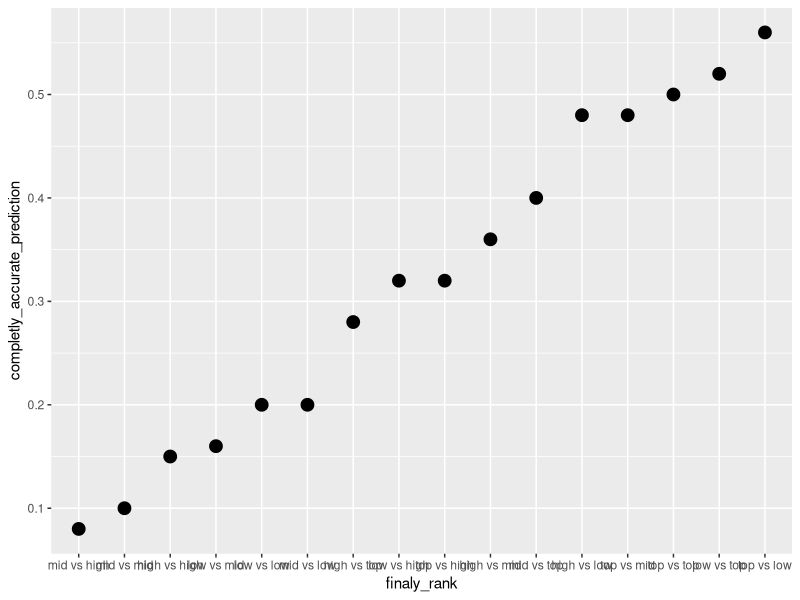

Here is the R script that generated this plot:
df <- read.csv("data/prediction_result.csv")

summary(df$HomeTeam)


df$home_predicted_rating <- as.factor(ifelse(df$HomeTeam=='Man City' | df$HomeTeam=='Liverpool' |
                                     df$HomeTeam=='Chelsea' | df$HomeTeam=='Tottenham' | 
                                     df$HomeTeam=='Arsenal','top',
                                     ifelse(df$HomeTeam=='Man United' | df$HomeTeam=='Everton' |
                                              df$HomeTeam=='Leicester' | df$HomeTeam=='Wolves' | 
                                              df$HomeTeam=='Crystal Palace','high',
                                            ifelse(df$HomeTeam=='Bournemouth' | df$HomeTeam=='West Ham' |
                                                     df$HomeTeam=='Watford' | df$HomeTeam=='Newcastle' | 
                                                     df$HomeTeam=='Southampton','mid','low'
                                            )
                                     )))

df$away_predicted_rating <- as.factor(ifelse(df$AwayTeam=='Man City' | df$AwayTeam=='Liverpool' |
                                               df$AwayTeam=='Chelsea' | df$AwayTeam=='Tottenham' | 
                                               df$AwayTeam=='Arsenal','top',
                                             ifelse(df$AwayTeam=='Man United' | df$AwayTeam=='Everton' |
                                                      df$AwayTeam=='Leicester' | df$AwayTeam=='Wolves' | 
                                                      df$AwayTeam=='Crystal Palace','high',
                                                    ifelse(df$AwayTeam=='Bournemouth' | df$AwayTeam=='West Ham' |
                                                             df$AwayTeam=='Watford' | df$AwayTeam=='Newcastle' | 
                                                             df$AwayTeam=='Southampton','mid','low'
                                                    )
                                             )))

summary(df$HomeTeam)
df$home_final_rating <- as.factor(ifelse(df$HomeTeam=='Man City' | df$HomeTeam=='Liverpool' |
                                           df$HomeTeam=='Chelsea' | df$HomeTeam=='Leicester' | 
                                           df$HomeTeam=='Man United','top',
                                         ifelse(df$HomeTeam=='Arsenal' | df$HomeTeam=='Sheffield United' |
                                                  df$HomeTeam=='Tottenham' | df$HomeTeam=='Wolves' | 
                                                  df$HomeTeam=='Burnley','high',
                                                ifelse(df$HomeTeam=='Everton' | df$HomeTeam=='Crystal Palace' |
                                                         df$HomeTeam=='Brighton' | df$HomeTeam=='Newcastle' | 
                                                         df$HomeTeam=='Southampton','mid','low'
                                                )
                                         )))
summary(df)
df$away_final_rating <- as.factor(ifelse(df$AwayTeam=='Man City' | df$AwayTeam=='Liverpool' |
                                           df$AwayTeam=='Chelsea' | df$AwayTeam=='Leicester' | 
                                           df$AwayTeam=='Man United','top',
                                         ifelse(df$AwayTeam=='Arsenal' | df$AwayTeam=='Sheffield United' |
                                                  df$AwayTeam=='Tottenham' | df$AwayTeam=='Wolves' | 
                                                  df$AwayTeam=='Burnley','high',
                                                ifelse(df$AwayTeam=='Everton' | df$AwayTeam=='Crystal Palace' |
                                                         df$AwayTeam=='Brighton' | df$AwayTeam=='Newcastle' | 
                                                         df$AwayTeam=='Southampton','mid','low'
                                                )
                                         )))
df[192,]
table(df$home_predicted_rating,df$HomeTeam)

df$home_predicted_rating <- factor(df$home_final_rating,levels = c("low","mid","high","top"))
df$home_final_rating <- factor(df$home_final_rating,levels = c("low","mid","high","top"))
df$away_predicted_rating <- factor(df$away_predicted_rating,levels = c("low","mid","high","top"))
df$away_final_rating <- factor(df$away_final_rating,levels = c("low","mid","high","top"))

summary(df)
a <- table(df$true_predicted_result,df$true_predicted_goals,df$home_final_rating,df$away_final_rating)
summary(a)

#all down at same time
j = 1
a[64]
predicted_eval <- data.frame()
for(i in 1:16){
  FF <- a[j]
  j = j+1
  TF <- a[j]+a[j+1]
  j = j+2
  TT <- a[j]
  j = j+1
  completly_predicted <- TT/(TT+TF+FF)
  not_completly_predicted <- TF/(TT+TF+FF)
  false_predicted <- FF/(TT+TF+FF)
  predicted_eval <- rbind(predicted_eval,c(completly_predicted,not_completly_predicted,false_predicted))
}

names(predicted_eval)<-c("completly_accurate_prediction","incomplete_prediction","completly_false_prediction")
predicted_eval

a
predicted_eval$finalyrank <- NA
predicted_eval[1,4] <- 'low vs low'
predicted_eval[2,4] <- 'mid vs low'
predicted_eval[3,4] <- 'high vs low'
predicted_eval[4,4] <- 'top vs low'

predicted_eval[5,4] <- 'low vs mid'
predicted_eval[6,4] <- 'mid vs mid'
predicted_eval[7,4] <- 'high vs mid'
predicted_eval[8,4] <- 'top vs mid'

predicted_eval[9,4] <- 'low vs high'
predicted_eval[10,4] <- 'mid vs high'
predicted_eval[11,4] <- 'high vs high'
predicted_eval[12,4] <- 'top vs high'

predicted_eval[13,4] <- 'low vs top'
predicted_eval[14,4] <- 'mid vs top'
predicted_eval[15,4] <- 'high vs top'
predicted_eval[16,4] <- 'top vs top'

predicted_eval
write.csv(predicted_eval,"data/accuracy_of_prediction_by_rank.csv")

library(ggplot2)
names(predicted_eval)<-c("completly_accurate_prediction","incomplete_prediction","completly_false_prediction","finaly_rank")
predicted_eval$finaly_rank <- factor(predicted_eval$finaly_rank,levels = predicted_eval$finaly_rank[order(predicted_eval$completly_accurate_prediction)])

ggplot(predicted_eval,aes(x=finaly_rank,y=completly_accurate_prediction))+geom_point(size=4)
